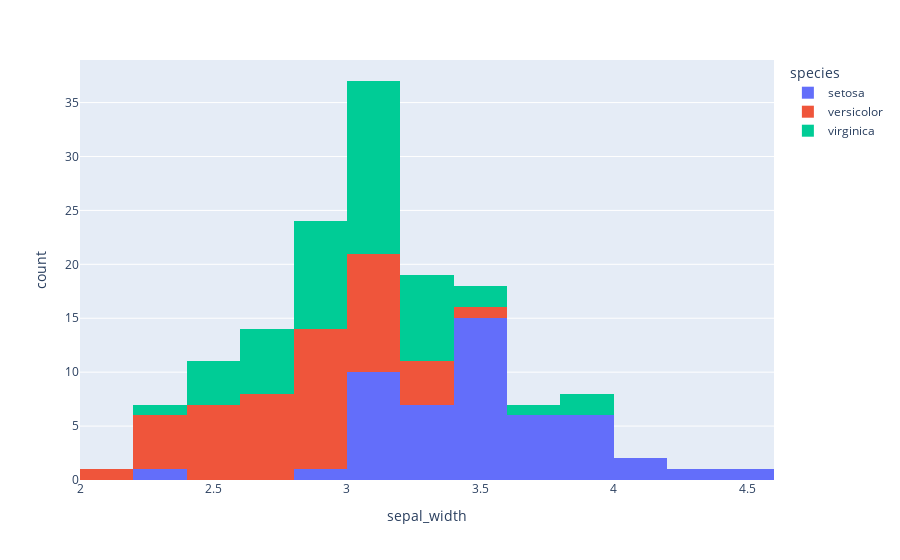

Here is the notebook cell this chart was saved with:
### Code cell
fig_6=px.histogram(df,x='sepal_width',color='species')
fig_6.write_image('./output/fig_6.png',scale=5)
fig_6

### Figure 1 — Plotly figure (JSON) as saved in the notebook; plotly's stock layout.template omitted (floating-point values rounded to 4 significant figures)
{"data": [{"bingroup": "x", "hovertemplate": "species=setosa<br>sepal_width=%{x}<br>count=%{y}<extra></extra>", "legendgroup": "setosa", "marker": {"color": "#636efa", "pattern": {"shape": ""}}, "name": "setosa", "orientation": "v", "showlegend": true, "type": "histogram", "x": [3.5, 3.0, 3.2, 3.1, 3.6, 3.9, 3.4, 3.4, 2.9, 3.1, 3.7, 3.4, 3.0, 3.0, 4.0, 4.4, 3.9, 3.5, 3.8, 3.8, 3.4, 3.7, 3.6, 3.3, 3.4, 3.0, 3.4, 3.5, 3.4, 3.2, 3.1, 3.4, 4.1, 4.2, 3.1, 3.2, 3.5, 3.6, 3.0, 3.4, 3.5, 2.3, 3.2, 3.5, 3.8, 3.0, 3.8, 3.2, 3.7, 3.3], "xaxis": "x", "yaxis": "y"}, {"bingroup": "x", "hovertemplate": "species=versicolor<br>sepal_width=%{x}<br>count=%{y}<extra></extra>", "legendgroup": "versicolor", "marker": {"color": "#EF553B", "pattern": {"shape": ""}}, "name": "versicolor", "orientation": "v", "showlegend": true, "type": "histogram", "x": [3.2, 3.2, 3.1, 2.3, 2.8, 2.8, 3.3, 2.4, 2.9, 2.7, 2.0, 3.0, 2.2, 2.9, 2.9, 3.1, 3.0, 2.7, 2.2, 2.5, 3.2, 2.8, 2.5, 2.8, 2.9, 3.0, 2.8, 3.0, 2.9, 2.6, 2.4, 2.4, 2.7, 2.7, 3.0, 3.4, 3.1, 2.3, 3.0, 2.5, 2.6, 3.0, 2.6, 2.3, 2.7, 3.0, 2.9, 2.9, 2.5, 2.8], "xaxis": "x", "yaxis": "y"}, {"bingroup": "x", "hovertemplate": "species=virginica<br>sepal_width=%{x}<br>count=%{y}<extra></extra>", "legendgroup": "virginica", "marker": {"color": "#00cc96", "pattern": {"shape": ""}}, "name": "virginica", "orientation": "v", "showlegend": true, "type": "histogram", "x": [3.3, 2.7, 3.0, 2.9, 3.0, 3.0, 2.5, 2.9, 2.5, 3.6, 3.2, 2.7, 3.0, 2.5, 2.8, 3.2, 3.0, 3.8, 2.6, 2.2, 3.2, 2.8, 2.8, 2.7, 3.3, 3.2, 2.8, 3.0, 2.8, 3.0, 2.8, 3.8, 2.8, 2.8, 2.6, 3.0, 3.4, 3.1, 3.0, 3.1, 3.1, 3.1, 2.7, 3.2, 3.3, 3.0, 2.5, 3.0, 3.4, 3.0], "xaxis": "x", "yaxis": "y"}], "layout": {"barmode": "relative", "legend": {"title": {"text": "species"}, "tracegroupgap": 0}, "margin": {"t": 60}, "xaxis": {"anchor": "y", "domain": [0, 1], "title": {"text": "sepal_width"}}, "yaxis": {"anchor": "x", "domain": [0, 1], "title": {"text": "count"}}}}
